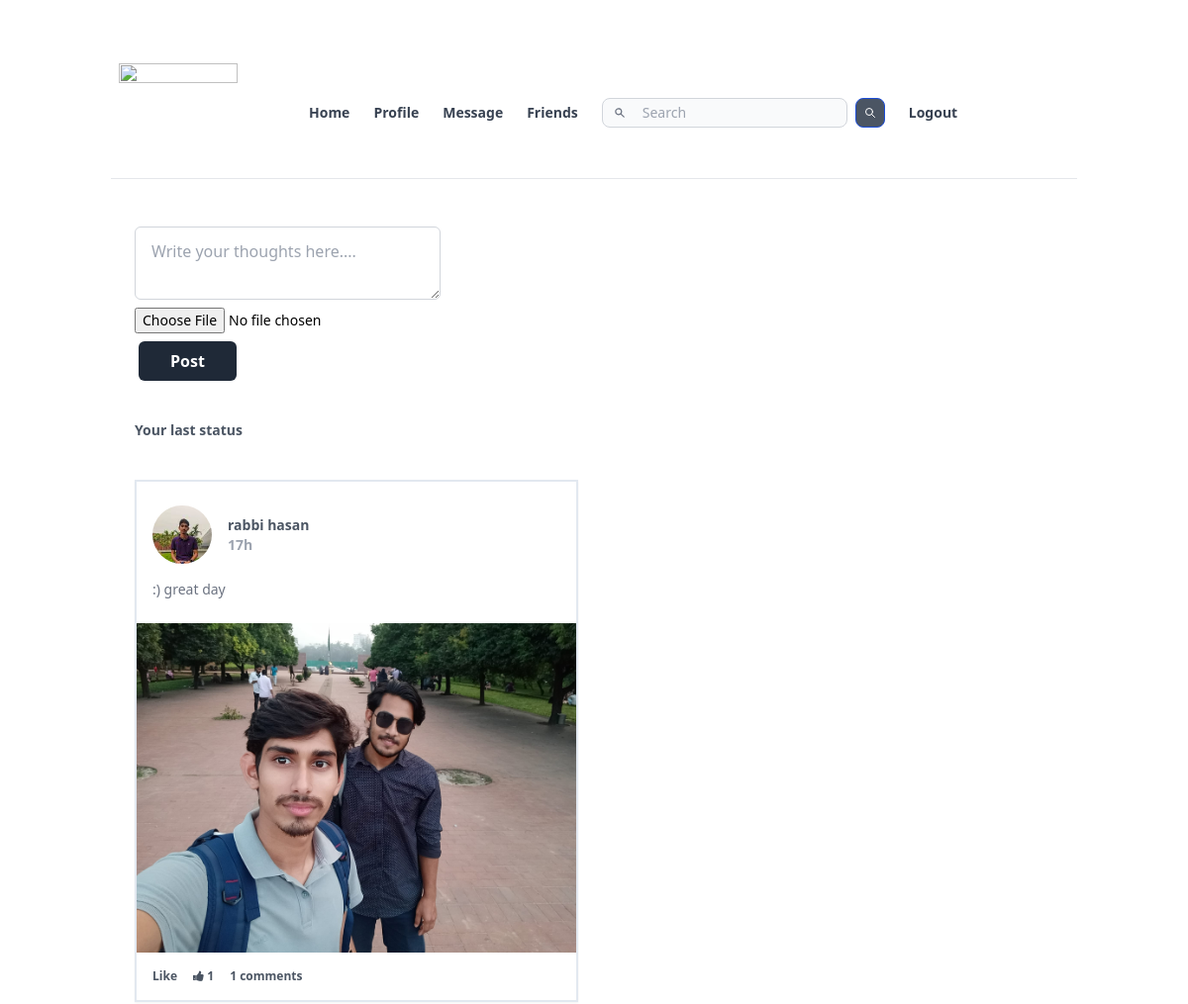
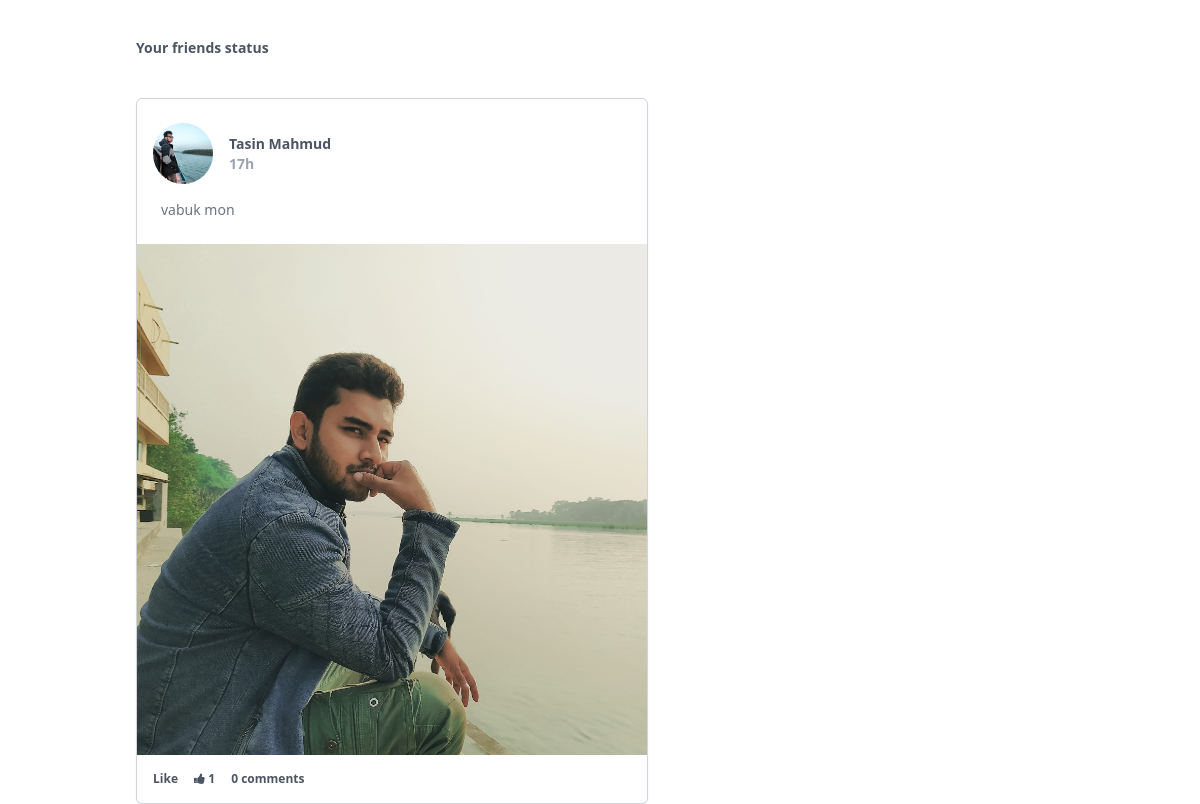
Screenshot of /home.php (signed in) with the database file from the repository (2 pictures, top to bottom).
### tables this page shows
CREATE TABLE `status` (
  `status_id` int(11) NOT NULL,
  `status_owner` varchar(11) NOT NULL,
  `status_content` text NOT NULL,
  `status_date` timestamp NOT NULL DEFAULT current_timestamp(),
  `status_image` varchar(255) NOT NULL
);

### time.php (called while the page is built, shortened)
<?php
function  time_con($time) {
  $dbDate = new DateTime($time);
  $currDate = new DateTime();
  $interval = $currDate->diff($dbDate);
  $days_i = $interval->d;
  $hour_i  = $interval->h;
  $formated_time = "";
  if($days_i == 0){
     if($hour_i === 0){
      $formated_time  = $interval->m."m ";
    }
    else{
      $formated_time  = $interval->h."h ";
   }
    }
else{
   $formated_time  = $interval->d."d ".$interval->h."h";
   }
   return $formated_time;
}
;?>

### home.php (the view, shortened to what this page needs)
<?php require_once "header.php"; ?>
<?php require_once "db.php"; ?>
<?php require_once "time.php"; ?>
<?php
$username = $_SESSION["username"];
$own_status_sql = "SELECT (SELECT COUNT(*) from `status_comments` WHERE status_id = temp.status_id)'total_comments',(SELECT  `profile_pic` from `user_info` WHERE username='$username')'profile_pic',status_id,(SELECT first_name from user_info where username='$username')first_name,(SELECT last_name from user_info where username='$username')last_name,status_owner,status_content,status_image,(SELECT COUNT(*) from `status_likes` WHERE temp.status_id = status_id)'total_likes', TIMESTAMPDIFF(day,status_date, CURRENT_TIMESTAMP)'day',TIMESTAMPDIFF(hour, CURRENT_TIMESTAMP,status_date)'hour',status_date FROM `status` AS temp  WHERE status_owner = '$username' ORDER BY status_date DESC LIMIT 1";
$result = mysqli_query($conn, $own_status_sql);
$own_status = mysqli_fetch_array($result);
$friends_status_sql = "SELECT (SELECT COUNT(*) from `status_comments` WHERE status_id = temp.status_id)'total_comments',(SELECT COUNT(*) from `status_likes` WHERE status_id = temp.status_id)'total_likes',(SELECT first_name from user_info where username=temp.status_owner)first_name,(SELECT last_name from user_info where username=temp.status_owner)last_name,(SELECT  `profile_pic` from `user_info` WHERE username=temp.status_owner)'profile_pic', status_id,status_owner,status_content,status_image,status_date, TIMESTAMPDIFF(day,status_date, CURRENT_TIMESTAMP)'day',TIMESTAMPDIFF(hour, CURRENT_TIMESTAMP,status_date)'hour' FROM `status` AS temp WHERE status_owner IN ((SELECT to_friend FROM `friends` WHERE from_friend='$username')) ORDER BY status_date DESC LIMIT 10;";
$result2 = mysqli_query($conn, $friends_status_sql);
$own_status_time_conv = time_con($own_status["status_date"]);
echo'
<div class="container mx-auto px-6 mt-12  ">
<form action="home.php" method="POST"  enctype="multipart/form-data">
<textarea name="status_desc" type = "text" id="status_desc" rows="2" class="block w-1/3 border border-b px-4 py-3 rounded-md mb-2  border-gray-300 " placeholder="Write your thoughts here.... "/></textarea>
<input class="text-sm" type="file" name="status_image" >
<button type="submit" class="mt-2 ml-1 block px-8 py-2 rounded-md bg-gray-800 text-white text-md font-semibold">Post</button>
</form >
';
if(mysqli_num_rows($result) != 0){
echo '
<h1 class="mt-10 text-sm text-gray-600 font-semibold "> Your last status </h1>
<div class= "mt-10  border-2  border-solid border-slate-200	max-w-md shadow-sm">
<div class="mb-2 mt-6  mx-4 block  text-sm text-gray-600 font-semibold   flex   justify-between ">
 <div class="flex items-center ">
            <img class="rounded-full" src="'.$own_status["profile_pic"].'" height=60 width=60/> <div  class="flex-col"><a class="mx-4 text-md  "  href="/profile.php?username='.$own_status["status_owner"].'">'.$own_status["first_name"].' '.$own_status["last_name"].' </a> <div class="mx-4 text-sm text-gray-400 ">'.$own_status_time_conv.'</div></div></div>
 </div>
<p class=" mx-4 mt-4 text-sm text-gray-500">
'.$own_status["status_content"].'
</p>
<br/>';
 if ($own_status["status_image"]!='') { echo '<img src="'.$own_status["status_image"].'"  width=600 height=400 /> '; }
echo'<div class="flex mx-auto mt-4 mb-4 px-4 "><a class="pr-4 text-xs text-gray-600 font-semibold" href="like.php?id='.$own_status["status_id"].'"> Like </a><a href="/liked.php?id='.$own_status["status_id"].'&status" class="pr-4 text-xs text-gray-600 font-semibold"><i class="fa fa-thumbs-up" aria-hidden="true"></i>            '.$own_status["total_likes"].' </a><a href="/status.php?id='.$own_status["status_id"].'" class=" pr-4  text-xs text-gray-600 font-semibold ">'.$own_status["total_comments"].' comments </a></div>
</div>';
}
echo'
<h1 class="mt-10 text-sm text-gray-600 font-semibold "> Your friends status  </h1>
';
while($row=mysqli_fetch_array($result2)){
$friend_status_time_conv = time_con($row["status_date"]);
echo '
<div class= "mt-10    rounded-md border  border-solid border-gray-300	max-w-lg	 shadow-sm">
            <div class="mx-4 mb-2 mt-6   block  text-sm text-gray-600 font-semibold   flex   justify-between ">
 <div class="flex items-center ">
 <img class="rounded-full" src="'.$row["profile_pic"].'" height=60 width=60/> <div  class="flex-col"><a class="mx-4 text-md  "  href="/profile.php?username='.$row["status_owner"].'">'.$row["first_name"].' '.$row["last_name"].' </a> <div class="mx-4 text-sm text-gray-400 ">'.$friend_status_time_conv.'</div></div></div>
</div>
 <p class=" mx-6 mt-4 text-sm text-gray-500">
'.$row["status_content"].'
</p>
<br/>
';
if ($row["status_image"]!='') { echo '<img src="'.$row["status_image"].'"  width=600 height=400 /> '; }
echo'
<div class="flex mx-auto mt-4 mb-4 px-4">
<a class="pr-4 text-xs text-gray-600 font-semibold" href="like.php?id='.$row["status_id"].'"> Like </a><a href="/liked.php?id='.$row["status_id"].'&status" class="pr-4 text-xs text-gray-600 font-semibold"><i class="fa fa-thumbs-up" aria-hidden="true"></i>            '.$row["total_likes"].' </a><a href="/status.php?id='.$row["status_id"].'" class=" pr-4  text-xs text-gray-600 font-semibold ">'.$row["total_comments"].' comments </a></div>
</div>'
;}
 ;?>

### rows the page displays
status: status_date "17h", status_content ":) great day", status_image (picture)
status: first_name "Tasin", last_name "Mahmud", status_date "17h", status_content "vabuk mon", status_image (picture), total_likes "1", total_comments "0"

### other values shown
$own_status["first_name"] "rabbi"
$own_status["last_name"] "hasan"
$own_status["total_likes"] "1"
$own_status["total_comments"] "1"
